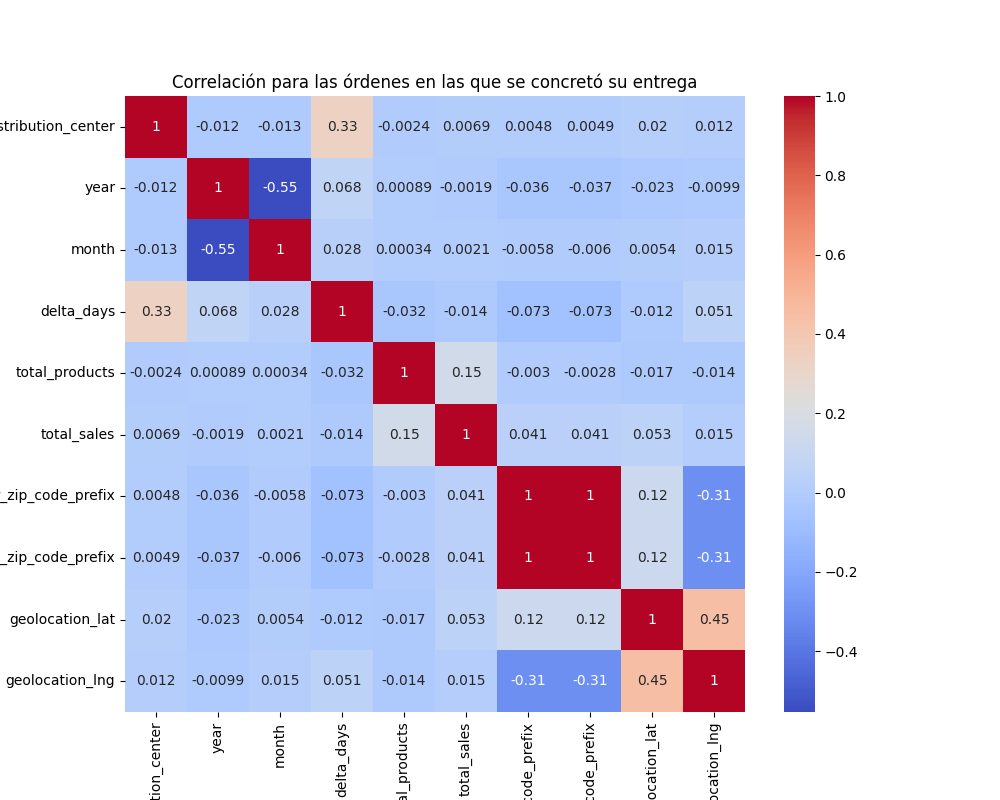

Write the Python code that produced this figure.
# Importamos librerias
import os
import pandas as pd
import numpy as np
import matplotlib.pyplot as plt
import seaborn as sns
import warnings
warnings.filterwarnings('ignore')

# Constantes de nuestro dataset
PATH = '/content/'
FILE_NAME = 'oilst_processed.csv'

# Validamos que existe el archivo
print(f'ruta: {PATH}{FILE_NAME}')
print(os.path.exists(os.path.join(PATH, FILE_NAME)))

#columnas que son de tipo fecha deben ser interpretadas como tal en el df
columns_dates = ['order_purchase_timestamp',
    'order_approved_at',
    'order_delivered_carrier_date',
    'order_delivered_customer_date',
    'order_estimated_delivery_date'
    ]

df_processed = pd.read_csv(os.path.join(PATH, FILE_NAME),
                           parse_dates=columns_dates
                          )
df_processed.info()

#creamos un df con ordenes completadas
filtro = 'order_status == "delivered"'
df_orders_delivered = df_processed.query(filtro)
df_orders_delivered.info()

# creamos una lista de columnas numericas
columnas_numericas = df_orders_delivered.select_dtypes(include=[np.number]).columns.tolist()

#generamos la correlacion delta_days con todas las columnas
correlations = df_orders_delivered[columnas_numericas].corr()

#Creamos la figura
plt.figure(figsize=(10, 8)) 

sns.heatmap(correlations, 
            annot=True,
            cmap='coolwarm'
            ).set(
                title='Correlación para las órdenes en las que se concretó su entrega'
            )
plt.savefig('3_b_correlation_matrix_complete_orders.png')
plt.show()